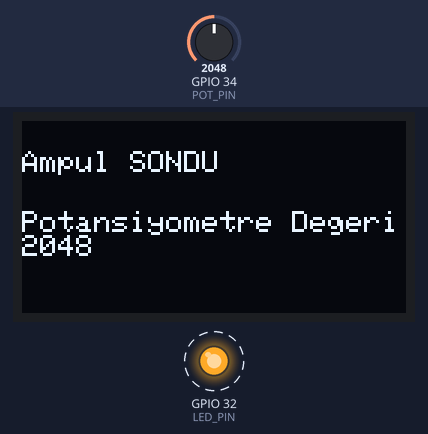
This sketch was run on a simulated ESP32. Parts: 128×64 one-colour display, output pins drawn as LEDs (lit = HIGH). Dashed ring = blinking. The test bench sets the inputs (shaded band); at power-on: GPIO 34 (POT_PIN) = 2048. What the sketch prints to the serial monitor is not drawn.

Above: at 1.2 s.
1.3 s: GPIO 34 (POT_PIN) set to 2866
At 2.3 s:
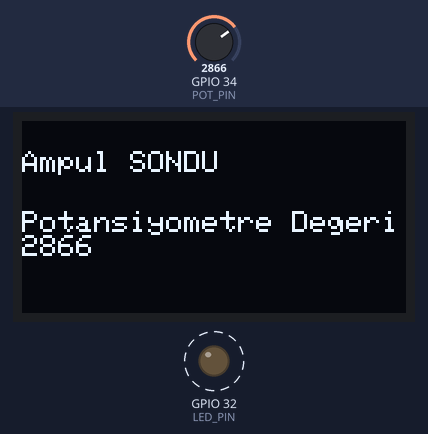
4.3 s: GPIO 34 (POT_PIN) set to 3603
At 5.1 s:
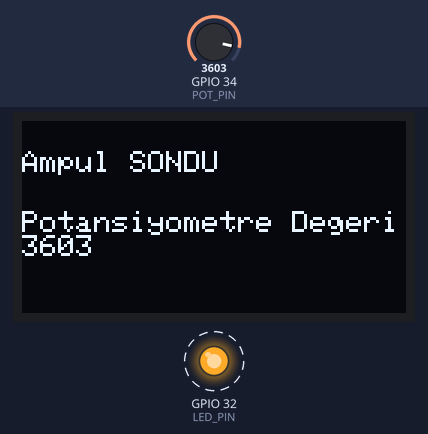
7.3 s: GPIO 34 (POT_PIN) set to 4095
At 7.9 s:
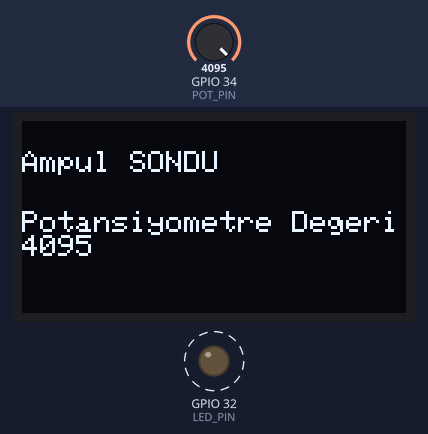
Timing chart, 0 to 71.8 s (numbered marks = the images above; inputs shaded):
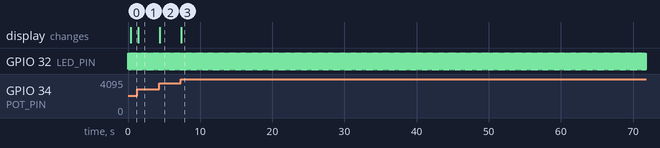

Measured:
- after the input at 1.3 s, the display: changes after 0.09 s (image 1)
- after the input at 4.3 s, the display: changes after 0.07 s (image 2)
- after the input at 7.3 s, the display: changes after 0.05 s (image 3)
- by itself, GPIO 32 (LED_PIN): alternates HIGH for 0.03 s and LOW for 0.03 s

The sketch:

potansiyometre_lcd.ino
```cpp
#include <SPI.h>
#include <Adafruit_GFX.h>
#include <Adafruit_SSD1306.h>

// Ekran çözünürlüğü
#define SCREEN_WIDTH 128
#define SCREEN_HEIGHT 64

// PIN TANIMLARI
#define OLED_MOSI 23
#define OLED_CLK  18
#define OLED_DC   21
#define OLED_CS    5
#define OLED_RST  22

#define LED_PIN 32
#define POT_PIN 34

int potValue=0;
Adafruit_SSD1306 display(
  SCREEN_WIDTH,
  SCREEN_HEIGHT,
  &SPI,
  OLED_DC,
  OLED_RST,
  OLED_CS
);

void setup() {
  Serial.begin(115200);

  if (!display.begin(SSD1306_SWITCHCAPVCC)) {
    // Ekran başlamazsa burada takıl
    while (true) {}
  }

  display.clearDisplay();
  display.setTextSize(1);
  display.setTextColor(WHITE);
  display.setCursor(0, 10);
  display.print("Basliyor...");
  display.display();

  pinMode(LED_PIN, OUTPUT);
}

void loop() {
  int potValue = analogRead(POT_PIN);              // Pot oku
  Serial.print("Pot: ");
  Serial.print(potValue);

  // LED YANIYOR
  digitalWrite(LED_PIN, HIGH);
  display.clearDisplay();
  display.setCursor(0, 10);
  display.print("Ampul YANIYOR");


  display.display();


  // LED SONDU
  digitalWrite(LED_PIN, LOW);
  display.clearDisplay();
  display.setCursor(0, 10);
  display.print("Ampul SONDU");


  display.setCursor(0, 30);
  display.print("Potansiyometre Degeri");
  display.print(potValue);

  display.display();
}
```
